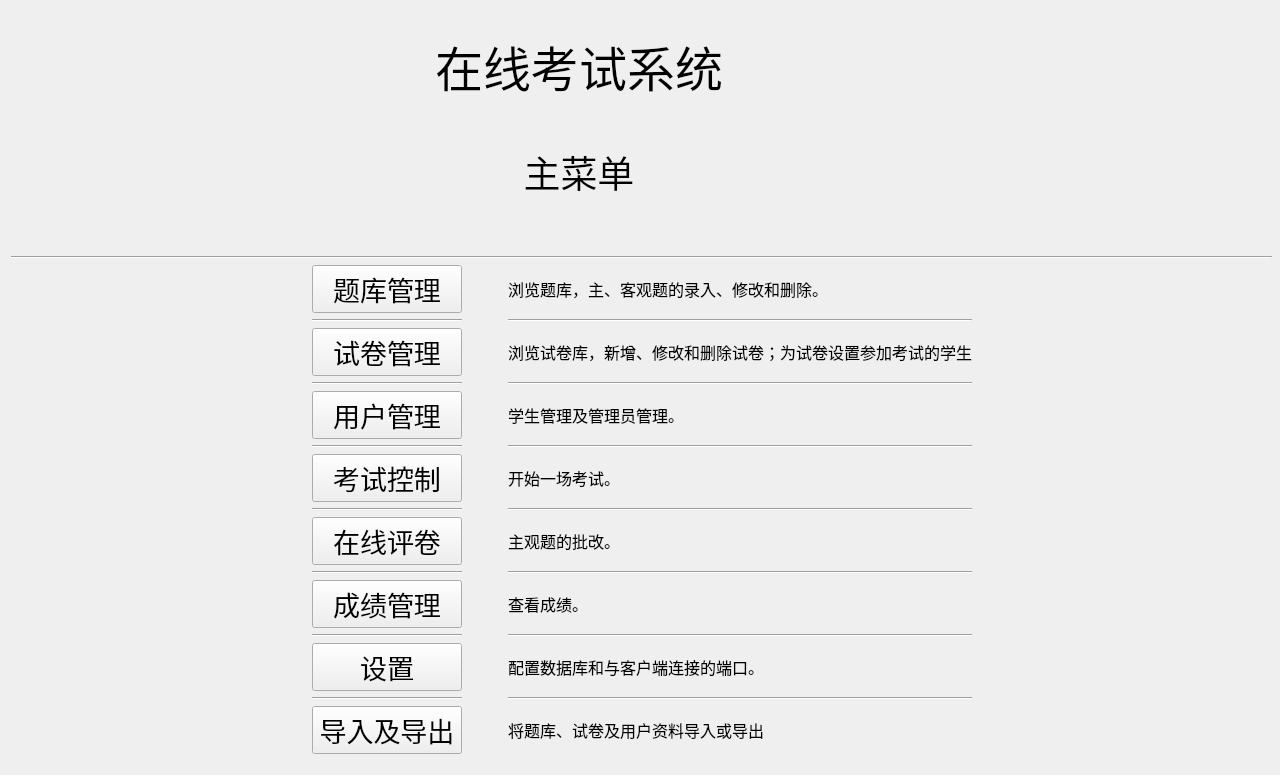
<?xml version="1.0" encoding="UTF-8"?>
<ui version="4.0">
 <class>MainMenuUI</class>
 <widget class="QWidget" name="MainMenuUI">
  <property name="geometry">
   <rect>
    <x>0</x>
    <y>0</y>
    <width>1280</width>
    <height>775</height>
   </rect>
  </property>
  <property name="minimumSize">
   <size>
    <width>1280</width>
    <height>775</height>
   </size>
  </property>
  <property name="maximumSize">
   <size>
    <width>1280</width>
    <height>775</height>
   </size>
  </property>
  <property name="font">
   <font>
    <family>微软雅黑</family>
    <pointsize>20</pointsize>
   </font>
  </property>
  <property name="windowTitle">
   <string>MainMenu</string>
  </property>
  <widget class="QWidget" name="">
   <property name="geometry">
    <rect>
     <x>11</x>
     <y>13</y>
     <width>1261</width>
     <height>741</height>
    </rect>
   </property>
   <layout class="QVBoxLayout" name="verticalLayout_4">
    <item>
     <layout class="QHBoxLayout" name="horizontalLayout_10">
      <item>
       <widget class="QLabel" name="label_2">
        <property name="maximumSize">
         <size>
          <width>16777215</width>
          <height>16777215</height>
         </size>
        </property>
        <property name="text">
         <string/>
        </property>
        <property name="pixmap">
         <pixmap resource="res.qrc">:/res/minilogo.png</pixmap>
        </property>
        <property name="alignment">
         <set>Qt::AlignCenter</set>
        </property>
       </widget>
      </item>
      <item>
       <layout class="QVBoxLayout" name="verticalLayout_2">
        <item>
         <layout class="QHBoxLayout" name="horizontalLayout">
          <item>
           <spacer name="horizontalSpacer_2">
            <property name="orientation">
             <enum>Qt::Horizontal</enum>
            </property>
            <property name="sizeHint" stdset="0">
             <size>
              <width>40</width>
              <height>20</height>
             </size>
            </property>
           </spacer>
          </item>
          <item>
           <widget class="QLabel" name="label_11">
            <property name="font">
             <font>
              <family>微软雅黑</family>
              <pointsize>36</pointsize>
             </font>
            </property>
            <property name="text">
             <string>在线考试系统</string>
            </property>
            <property name="alignment">
             <set>Qt::AlignCenter</set>
            </property>
           </widget>
          </item>
          <item>
           <spacer name="horizontalSpacer_3">
            <property name="orientation">
             <enum>Qt::Horizontal</enum>
            </property>
            <property name="sizeHint" stdset="0">
             <size>
              <width>40</width>
              <height>20</height>
             </size>
            </property>
           </spacer>
          </item>
         </layout>
        </item>
        <item>
         <spacer name="horizontalSpacer">
          <property name="orientation">
           <enum>Qt::Horizontal</enum>
          </property>
          <property name="sizeHint" stdset="0">
           <size>
            <width>40</width>
            <height>20</height>
           </size>
          </property>
         </spacer>
        </item>
        <item>
         <widget class="QLabel" name="label">
          <property name="maximumSize">
           <size>
            <width>16777215</width>
            <height>200</height>
           </size>
          </property>
          <property name="font">
           <font>
            <family>微软雅黑</family>
            <pointsize>28</pointsize>
           </font>
          </property>
          <property name="text">
           <string>主菜单</string>
          </property>
          <property name="alignment">
           <set>Qt::AlignHCenter|Qt::AlignTop</set>
          </property>
         </widget>
        </item>
       </layout>
      </item>
      <item>
       <spacer name="horizontalSpacer_6">
        <property name="orientation">
         <enum>Qt::Horizontal</enum>
        </property>
        <property name="sizeType">
         <enum>QSizePolicy::Fixed</enum>
        </property>
        <property name="sizeHint" stdset="0">
         <size>
          <width>147</width>
          <height>20</height>
         </size>
        </property>
       </spacer>
      </item>
     </layout>
    </item>
    <item>
     <widget class="Line" name="line_16">
      <property name="orientation">
       <enum>Qt::Horizontal</enum>
      </property>
     </widget>
    </item>
    <item>
     <layout class="QHBoxLayout" name="horizontalLayout_3">
      <item>
       <spacer name="horizontalSpacer_8">
        <property name="orientation">
         <enum>Qt::Horizontal</enum>
        </property>
        <property name="sizeHint" stdset="0">
         <size>
          <width>40</width>
          <height>20</height>
         </size>
        </property>
       </spacer>
      </item>
      <item>
       <layout class="QHBoxLayout" name="horizontalLayout_2">
        <item>
         <spacer name="horizontalSpacer_4">
          <property name="orientation">
           <enum>Qt::Horizontal</enum>
          </property>
          <property name="sizeHint" stdset="0">
           <size>
            <width>40</width>
            <height>20</height>
           </size>
          </property>
         </spacer>
        </item>
        <item>
         <layout class="QVBoxLayout" name="verticalLayout">
          <item>
           <widget class="QPushButton" name="pushButton_question">
            <property name="minimumSize">
             <size>
              <width>150</width>
              <height>45</height>
             </size>
            </property>
            <property name="maximumSize">
             <size>
              <width>16777215</width>
              <height>16777215</height>
             </size>
            </property>
            <property name="text">
             <string>题库管理</string>
            </property>
           </widget>
          </item>
          <item>
           <widget class="Line" name="line_9">
            <property name="orientation">
             <enum>Qt::Horizontal</enum>
            </property>
           </widget>
          </item>
          <item>
           <widget class="QPushButton" name="pushButton_paper">
            <property name="minimumSize">
             <size>
              <width>150</width>
              <height>45</height>
             </size>
            </property>
            <property name="maximumSize">
             <size>
              <width>16777215</width>
              <height>50</height>
             </size>
            </property>
            <property name="text">
             <string>试卷管理</string>
            </property>
           </widget>
          </item>
          <item>
           <widget class="Line" name="line_10">
            <property name="orientation">
             <enum>Qt::Horizontal</enum>
            </property>
           </widget>
          </item>
          <item>
           <widget class="QPushButton" name="pushButton_mem">
            <property name="minimumSize">
             <size>
              <width>150</width>
              <height>45</height>
             </size>
            </property>
            <property name="maximumSize">
             <size>
              <width>11111111</width>
              <height>50</height>
             </size>
            </property>
            <property name="text">
             <string>用户管理</string>
            </property>
           </widget>
          </item>
          <item>
           <widget class="Line" name="line_11">
            <property name="orientation">
             <enum>Qt::Horizontal</enum>
            </property>
           </widget>
          </item>
          <item>
           <widget class="QPushButton" name="pushButton_examctrl">
            <property name="minimumSize">
             <size>
              <width>150</width>
              <height>45</height>
             </size>
            </property>
            <property name="text">
             <string>考试控制</string>
            </property>
           </widget>
          </item>
          <item>
           <widget class="Line" name="line_12">
            <property name="orientation">
             <enum>Qt::Horizontal</enum>
            </property>
           </widget>
          </item>
          <item>
           <widget class="QPushButton" name="pushButton_subscore">
            <property name="minimumSize">
             <size>
              <width>150</width>
              <height>45</height>
             </size>
            </property>
            <property name="text">
             <string>在线评卷</string>
            </property>
           </widget>
          </item>
          <item>
           <widget class="Line" name="line_13">
            <property name="orientation">
             <enum>Qt::Horizontal</enum>
            </property>
           </widget>
          </item>
          <item>
           <widget class="QPushButton" name="pushButton_scoremanage">
            <property name="minimumSize">
             <size>
              <width>150</width>
              <height>45</height>
             </size>
            </property>
            <property name="text">
             <string>成绩管理</string>
            </property>
           </widget>
          </item>
          <item>
           <widget class="Line" name="line_14">
            <property name="orientation">
             <enum>Qt::Horizontal</enum>
            </property>
           </widget>
          </item>
          <item>
           <widget class="QPushButton" name="pushButton_config">
            <property name="minimumSize">
             <size>
              <width>150</width>
              <height>45</height>
             </size>
            </property>
            <property name="text">
             <string>设置</string>
            </property>
           </widget>
          </item>
          <item>
           <widget class="Line" name="line_15">
            <property name="orientation">
             <enum>Qt::Horizontal</enum>
            </property>
           </widget>
          </item>
          <item>
           <widget class="QPushButton" name="pushButton_inoutput">
            <property name="minimumSize">
             <size>
              <width>150</width>
              <height>45</height>
             </size>
            </property>
            <property name="text">
             <string>导入及导出</string>
            </property>
           </widget>
          </item>
         </layout>
        </item>
        <item>
         <spacer name="horizontalSpacer_5">
          <property name="orientation">
           <enum>Qt::Horizontal</enum>
          </property>
          <property name="sizeHint" stdset="0">
           <size>
            <width>40</width>
            <height>20</height>
           </size>
          </property>
         </spacer>
        </item>
        <item>
         <layout class="QVBoxLayout" name="verticalLayout_3">
          <item>
           <widget class="QLabel" name="label_3">
            <property name="font">
             <font>
              <pointsize>12</pointsize>
             </font>
            </property>
            <property name="text">
             <string>浏览题库，主、客观题的录入、修改和删除。</string>
            </property>
           </widget>
          </item>
          <item>
           <widget class="Line" name="line">
            <property name="orientation">
             <enum>Qt::Horizontal</enum>
            </property>
           </widget>
          </item>
          <item>
           <widget class="QLabel" name="label_4">
            <property name="font">
             <font>
              <pointsize>12</pointsize>
             </font>
            </property>
            <property name="text">
             <string>浏览试卷库，新增、修改和删除试卷；为试卷设置参加考试的学生</string>
            </property>
           </widget>
          </item>
          <item>
           <widget class="Line" name="line_2">
            <property name="orientation">
             <enum>Qt::Horizontal</enum>
            </property>
           </widget>
          </item>
          <item>
           <widget class="QLabel" name="label_5">
            <property name="font">
             <font>
              <pointsize>12</pointsize>
             </font>
            </property>
            <property name="text">
             <string>学生管理及管理员管理。</string>
            </property>
           </widget>
          </item>
          <item>
           <widget class="Line" name="line_3">
            <property name="orientation">
             <enum>Qt::Horizontal</enum>
            </property>
           </widget>
          </item>
          <item>
           <widget class="QLabel" name="label_7">
            <property name="font">
             <font>
              <pointsize>12</pointsize>
             </font>
            </property>
            <property name="text">
             <string>开始一场考试。</string>
            </property>
           </widget>
          </item>
          <item>
           <widget class="Line" name="line_4">
            <property name="orientation">
             <enum>Qt::Horizontal</enum>
            </property>
           </widget>
          </item>
          <item>
           <widget class="QLabel" name="label_8">
            <property name="font">
             <font>
              <pointsize>12</pointsize>
             </font>
            </property>
            <property name="text">
             <string>主观题的批改。</string>
            </property>
           </widget>
          </item>
          <item>
           <widget class="Line" name="line_5">
            <property name="orientation">
             <enum>Qt::Horizontal</enum>
            </property>
           </widget>
          </item>
          <item>
           <widget class="QLabel" name="label_6">
            <property name="font">
             <font>
              <pointsize>12</pointsize>
             </font>
            </property>
            <property name="text">
             <string>查看成绩。</string>
            </property>
           </widget>
          </item>
          <item>
           <widget class="Line" name="line_6">
            <property name="orientation">
             <enum>Qt::Horizontal</enum>
            </property>
           </widget>
          </item>
          <item>
           <widget class="QLabel" name="label_9">
            <property name="font">
             <font>
              <pointsize>12</pointsize>
             </font>
            </property>
            <property name="text">
             <string>配置数据库和与客户端连接的端口。</string>
            </property>
           </widget>
          </item>
          <item>
           <widget class="Line" name="line_7">
            <property name="orientation">
             <enum>Qt::Horizontal</enum>
            </property>
           </widget>
          </item>
          <item>
           <widget class="QLabel" name="label_10">
            <property name="font">
             <font>
              <pointsize>12</pointsize>
             </font>
            </property>
            <property name="text">
             <string>将题库、试卷及用户资料导入或导出</string>
            </property>
           </widget>
          </item>
         </layout>
        </item>
        <item>
         <spacer name="horizontalSpacer_7">
          <property name="orientation">
           <enum>Qt::Horizontal</enum>
          </property>
          <property name="sizeHint" stdset="0">
           <size>
            <width>40</width>
            <height>20</height>
           </size>
          </property>
         </spacer>
        </item>
       </layout>
      </item>
      <item>
       <spacer name="horizontalSpacer_9">
        <property name="orientation">
         <enum>Qt::Horizontal</enum>
        </property>
        <property name="sizeHint" stdset="0">
         <size>
          <width>40</width>
          <height>20</height>
         </size>
        </property>
       </spacer>
      </item>
     </layout>
    </item>
   </layout>
  </widget>
 </widget>
 <resources>
  <include location="res.qrc"/>
 </resources>
 <connections/>
</ui>
